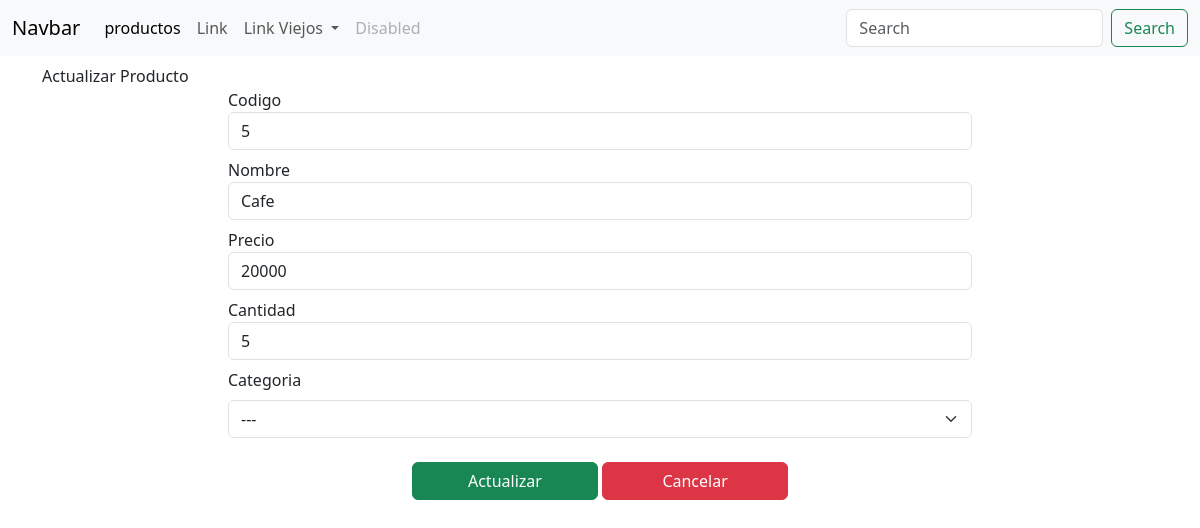
The page /editar_producto/5/ on the database its author committed.
### tienda/models.py (models this page shows, shortened)
class Producto(models.Model):
    cod = models.IntegerField(unique=True)
    nombre = models.CharField(max_length=254)
    precio = models.IntegerField()
    stock = models.IntegerField()
    CATEGORIAS = (
        (0, ""),
        (1, "Ropa"),
        (2, "Comida"),
        (3, "Electrodomesticos"),
    )
    categoria = models.IntegerField(choices=CATEGORIAS, default=0, null=True, blank=True)

### tienda/views.py (the view)
# urls.py: path("editar_producto/<int:id_producto>/", views.editar_producto, name="editar_producto")
def editar_producto(request, id_producto):
    if request.method=='POST':
        if request.method == "POST":
            q = Producto.objects.get(pk = id_producto)
            cod = request.POST.get('cod')
            nombre = request.POST.get('nombre')
            precio = request.POST.get('precio')
            stock = request.POST.get('stock')
            CATEGORIAS = request.POST.get('categoria')
            try:
                q.cod = cod
                q.nombre = nombre
                q.precio = precio
                q.stock = stock
                q.categoria = CATEGORIAS
                q.save()
                messages.success(request, "El producto se ha actualizado correctamente!!")
            except Exception as e:
                messages.error(request, f"Error {e}!")
            return redirect("productos")
    else:
        q = Producto.objects.get(pk = id_producto)
        return render(request,"productos/crear_productos.html", {"dato": q})

### tienda/templates/productos/crear_productos.html (shortened to what this page needs)
{% extends 'base.html' %}
{% load static %}
{% block contenido %}
{% if dato %}
<h1 class="text-center"></h1>Actualizar Producto</h1>
{% else %}
<h1 class="text-center"></h1>Agregar Producto</h1>
{% endif %}
    <div class="col-8 mx-auto">
        <form action="#" method="post">
            <div class="form-group mb-2">
                <label for="codigo">Codigo</label>
                <input type="number" name="cod" class="form-control" value="{{ dato.cod}}">
            </div>
            <div class="form-group mb-2">
                <label for="nombre">Nombre</label>
                <input type="text" name="nombre" class="form-control" value="{{ dato.nombre}}">
            </div>
            <div class="form-group mb-2">
                <label for="precio">Precio</label>
            <input type="number" name="precio" class="form-control" value="{{ dato.precio}}">
            </div>
            <div class="form-group mb-2">
                <label for="cantidad">Cantidad</label>
                <input type="number" name="stock" class="form-control" value="{{ dato.stock}}">
            </div>
            <label class="mb-2">Categoria</label>
            <select name="categoria" class="form-select">
                <option value="">---</option>
            </select>  <br>
            <div class="btn-row text-center ">
                <button class="btn btn-success mb-2 btn-center col-3">{% if dato %}Actualizar {% else %}Agregar{% endif %}</button>
                <button class="btn btn-danger mb-2 btn-center col-3" href="{% url 'productos' %}">Cancelar</button>
            </div>
        </form>
    </div>
{% endblock %}

### rows shown on the page
Producto: cod "5", nombre "Cafe", precio "20000", stock "5"
